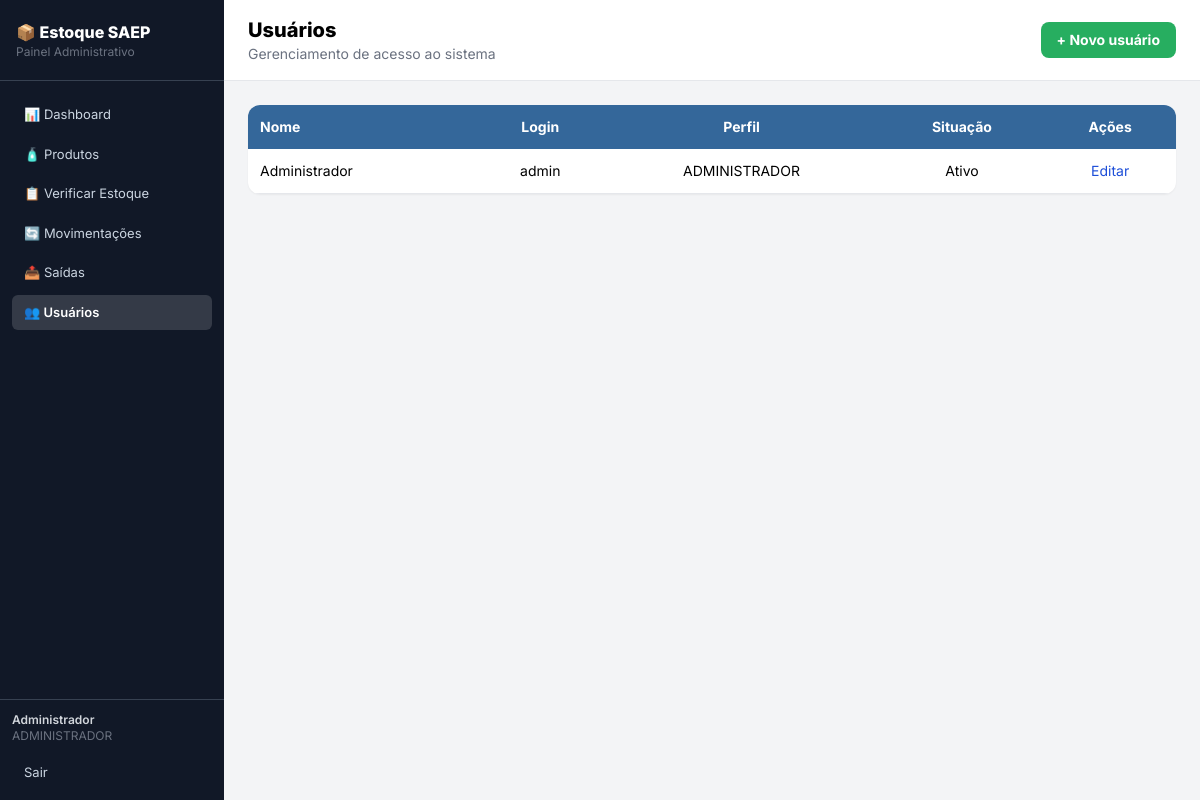
The app's page /usuarios.php (signed in) with its own data.
### tables this page shows
CREATE TABLE `user` (
    id_user INT AUTO_INCREMENT NOT NULL PRIMARY KEY,
    nome VARCHAR(100) NOT NULL,
    login VARCHAR(50) NOT NULL UNIQUE,
    senha VARCHAR(255) NOT NULL,
    perfil ENUM('ADMINISTRADOR','OPERADOR') NOT NULL DEFAULT 'OPERADOR',
    ativo TINYINT(1) NOT NULL DEFAULT 1
);

### usuarios.php (the view, shortened to what this page needs)
<?php
require_once __DIR__ . '/conexao.php';
$usuarios = $pdo->query("SELECT id_user, nome, login, perfil, ativo FROM `user` ORDER BY nome")->fetchAll();
require_once __DIR__ . '/includes/menu.php';
?>
<main class="flex-1">
<div class="bg-white border-b px-6 py-4 flex justify-between items-center"><div><h1 class="text-xl font-extrabold">Usuários</h1><p class="text-sm text-gray-500">Gerenciamento de acesso ao sistema</p></div><a href="usuario_form.php" class="bg-senai-green text-white px-4 py-2 rounded-lg text-sm font-bold">+ Novo usuário</a></div>
<div class="p-6">
<div class="bg-white rounded-xl shadow-sm overflow-hidden"><table class="w-full text-sm"><thead class="bg-senai-blue text-white"><tr><th class="p-3 text-left">Nome</th><th class="p-3">Login</th><th class="p-3">Perfil</th><th class="p-3">Situação</th><th class="p-3">Ações</th></tr></thead><tbody>
<?php foreach ($usuarios as $u): ?><tr class="border-b"><td class="p-3"><?= htmlspecialchars($u['nome']) ?></td><td class="p-3 text-center"><?= htmlspecialchars($u['login']) ?></td><td class="p-3 text-center"><?= htmlspecialchars($u['perfil']) ?></td><td class="p-3 text-center"><?= $u['ativo'] ? 'Ativo' : 'Inativo' ?></td><td class="p-3 text-center"><a class="text-blue-700" href="usuario_form.php?id=<?= $u['id_user'] ?>">Editar</a> <?php if ($u['id_user'] != $_SESSION['id_user']): ?><a class="text-red-700 ml-3" onclick="return confirm('Excluir usuário?')" href="?excluir=<?= $u['id_user'] ?>">Excluir</a><?php endif; ?></td></tr><?php endforeach; ?>
</tbody></table></div></div></main></body></html>

### includes/menu.php (style rules this page uses)
body { font-family: 'Inter', sans-serif; }

### records on screen
user: nome "Administrador", login "admin", perfil "ADMINISTRADOR", ativo "Ativo"

### other values on screen
$_SESSION['nome'] "Administrador"
$_SESSION['perfil'] "ADMINISTRADOR"
